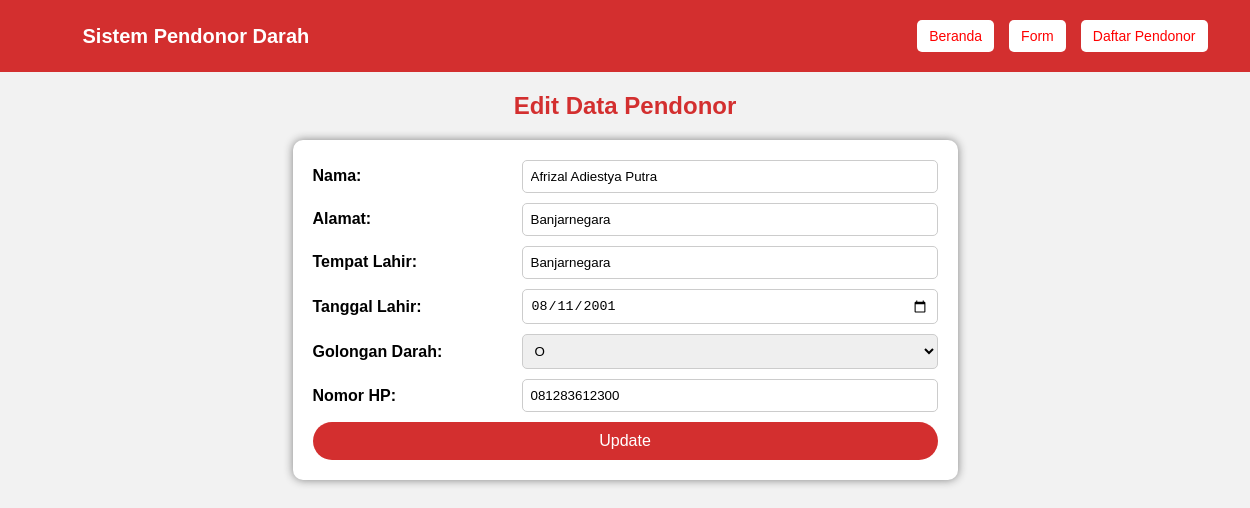
Page /donor_darah/edit.php?id=11 on the committed database.
### tables this page shows
CREATE TABLE `pendonor` (
  `id` int(11) NOT NULL,
  `nama` varchar(100) DEFAULT NULL,
  `alamat` text DEFAULT NULL,
  `tempat_lahir` varchar(255) DEFAULT NULL,
  `tanggal_lahir` date DEFAULT NULL,
  `golongan_darah` enum('A','B','AB','O') DEFAULT NULL,
  `nomer_hp` varchar(15) DEFAULT NULL
);

### donor_darah/edit.php (the view, shortened to what this page needs)
<?php
include 'config.php';
include 'header.php';
if (isset($_GET['id'])) {
    $id = $_GET['id'];
    $sql = "SELECT * FROM pendonor WHERE id = $id";
    $result = $conn->query($sql);
    $row = $result->fetch_assoc();
} else {
    echo "ID tidak ditemukan!";
    exit;
}
?>
<div class="container">
    <h2>Edit Data Pendonor</h2>
    <div class="form-container">
        <form action="update.php" method="post">
            <div class="form-group">
                <label>Nama:</label>
                <input type="text" name="nama" value="<?php echo $row['nama']; ?>" required>
            </div>
            <div class="form-group">
                <label>Alamat:</label>
                <input type="text" name="alamat" value="<?php echo $row['alamat']; ?>" required>
            </div>
            <div class="form-group">
                <label>Tempat Lahir:</label>
                <input type="text" name="tempat_lahir" value="<?php echo $row['tempat_lahir']; ?>" required>
            </div>
            <div class="form-group">
                <label>Tanggal Lahir:</label>
                <input type="date" name="tanggal_lahir" value="<?php echo $row['tanggal_lahir']; ?>" required>
            </div>
            <div class="form-group">
                <label>Golongan Darah:</label>
                <select name="golongan" required>
                    <option value="O" <?php if ($row['golongan_darah'] == 'O') echo "selected"; ?>>O</option>
                </select>
            </div>
            <div class="form-group">
                <label>Nomor HP:</label>
                <input type="text" name="nomer_hp" value="<?php echo $row['nomer_hp']; ?>" required
                       oninput="this.value = this.value.replace(/[^0-9]/g, '')">
            </div>
            <button type="submit">Update</button>
        </form>
    </div>
</div>
</body>
</html>

### donor_darah/style.css (style rules this page uses)
body { margin: 0; padding: 0; font-family: Arial, sans-serif; background-color: #f2f2f2; }
h2 { text-align: center; width: 100%; margin-bottom: 20px; color: #d32f2f; }
.form-container { width: 50%; background: white; padding: 20px; margin: 20px auto; box-shadow: 0px 0px 10px gray; border-radius: 10px; }
.form-group { display: flex; align-items: center; justify-content: space-between; margin-bottom: 10px; }
.form-group label { flex: 1; text-align: left; font-weight: bold; padding-right: 10px; }
.form-group input, .form-group textarea, .form-group select { flex: 2; padding: 8px; border: 1px solid #ccc; border-radius: 5px; width: 100%; }
button { width: 100%; padding: 10px; background: #d32f2f; color: white; border: none; cursor: pointer; border-radius: 20px; font-size: 16px; -webkit-border-radius: 20px; -moz-border-radius: 20px; -ms-border-radius: 20px; -o-border-radius: 20px; }

### rows in the picture
pendonor: nama "Afrizal Adiestya Putra", alamat "Banjarnegara", tempat_lahir "Banjarnegara", tanggal_lahir "08/11/2001", golongan "O", nomer_hp "081283612300"
